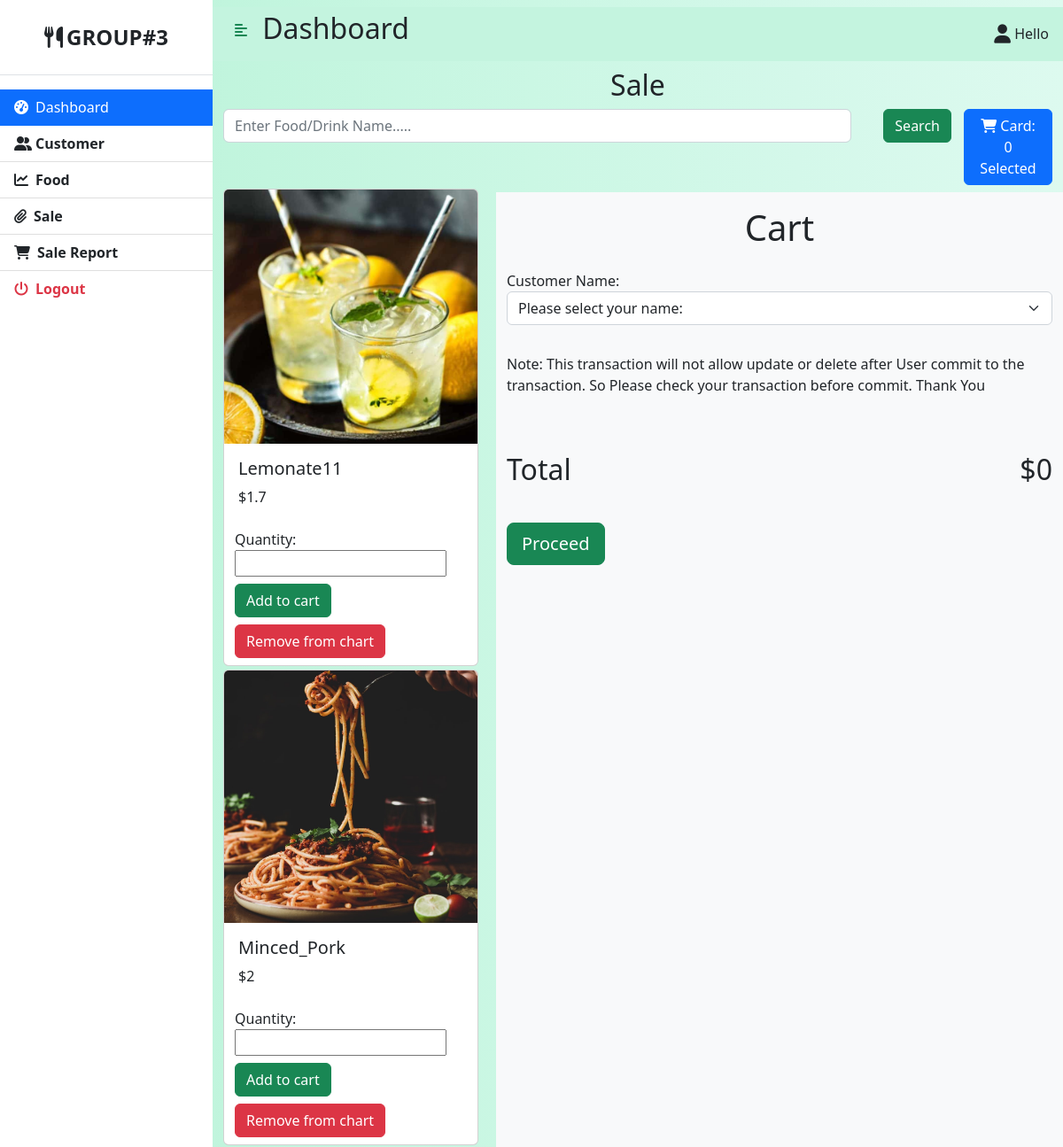
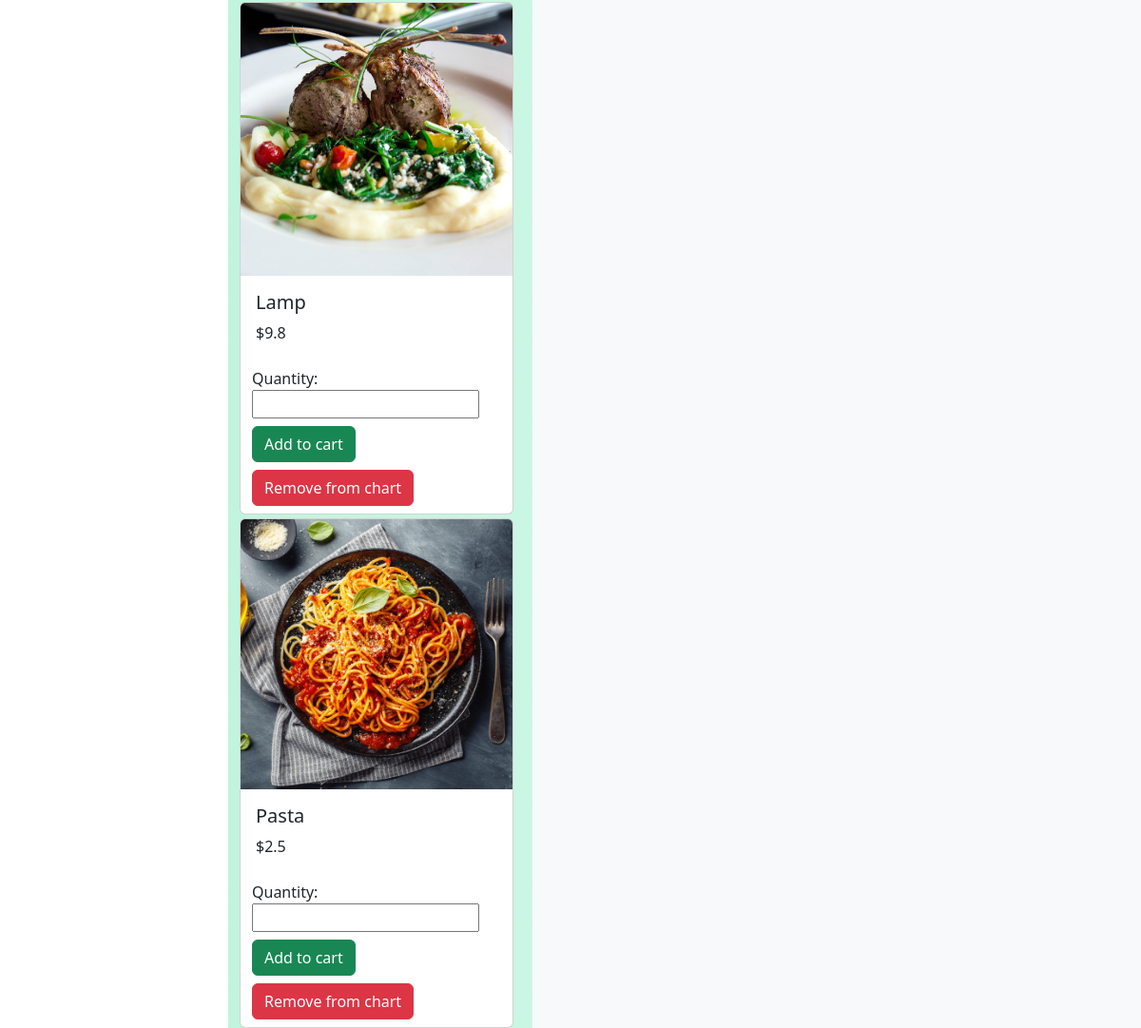
Page /sale.php on the committed database (2 pictures, top to bottom).
### tables this page shows
CREATE TABLE `Food` (
  `Food_Name` varchar(100) NOT NULL,
  `Unit_Price` float NOT NULL,
  `Food_Id` int(11) NOT NULL,
  `Type_Id` int(11) NOT NULL,
  `photo` varchar(100) NOT NULL
);

### sale.php (the view, shortened to what this page needs)
<?php
function get_options($select)
{
    $con = mysqli_connect("localhost","root","","pos");
    $qury = mysqli_query($con, "call cus_select();");
    $arra =  array("Please select your name:");
    $optioned = '';
    while($roww = mysqli_fetch_array($qury,MYSQLI_ASSOC)){
        array_push($arra, $roww["Customer_Name"]);
    }
    foreach($arra as $values)
    {
        if($select == $values)
        {
            $optioned.='<option value="'.$values.'" selected>'.$values.'</option>';
        }
        else
        {
            $optioned.='<option value="'.$values.'">'.$values.'</option>';
        }
    }
  return $optioned;
}
?>
<!DOCTYPE html>
<html>
    <head>
    <link href="https://cdn.jsdelivr.net/npm/bootstrap@5.0.0-beta3/dist/css/bootstrap.min.css" rel="stylesheet" />
    <link rel="stylesheet" href="https://cdnjs.cloudflare.com/ajax/libs/font-awesome/5.15.3/css/all.min.css" />
    <link rel="stylesheet" href="style.css" />
        <link rel="stylesheet" href="https://cdnjs.cloudflare.com/ajax/libs/font-awesome/6.1.1/css/all.min.css" />
        <link href="https://cdn.jsdelivr.net/npm/bootstrap@5.2.0-beta1/dist/css/bootstrap.min.css" rel="stylesheet">
    </head>
    <body>
        <div class="d-flex" id="wrapper">
            <?php
                include ("sidebar.php");
            ?>
            <div id="page-content-wrapper">
                    <?php
                        include ("header.php");
                    ?>
                <div class="container-fluid">
                    <h2 class="text-center">Sale</h2>
                    <div class="row">
                        <div class="col-lg-10">
                            <form class="row" method="post">
                                <div class="col-lg-11">
                                    <input placeholder="Enter Food/Drink Name....." type="text" class="form-control" name="button_search">
                                </div>
                                <div class="col-lg-1 ps-4 pb-2">
                                    <button type="submit" class="btn btn-success btn-xs">Search</button>
                                </div>
                            </form>
                        </div>
                        <div class="col-lg-2 ps-5">
                            <button class="add-btn btn btn-primary btn-xs" type="button" data-bs-toggle="modal" data-bs-target="#addForm">
                                <span class="h6"><i class="fa fa-shopping-cart" aria-hidden="true"></i> Card: <?php if(empty($_SESSION["cart_in"]) ){ echo "0 ";}else{echo count($_SESSION["cart_in"]);}?> Selected</span>
                            </button>
                        </div>
                    </div>
                </div>
                <div class="container-fluid">
                    <div class="row">
                        <div class="col-sm-4 ">
                            <?php
                                $connect =  mysqli_connect("localhost","root","","pos");
                                if($connect)
                                {
                                    if(isset($_POST["button_search"]))
                                    {
                                        $argu = $_POST["button_search"];
                                        $mysql = "select * from Food where Food_Name like '$argu%'";
                                    }
                                    else
                                    {
                                        $mysql = "call select_food();";
                                    }
                                    $myqry = mysqli_query($connect, $mysql);
                                }
                                while($row = mysqli_fetch_array($myqry,MYSQLI_ASSOC)){
                            ?>
                                <div class="col-sm-6 mt-1">
                                    <div class="card" style="width: 18rem;">
                                        <img src=<?php echo $row["photo"]?> class="card-img-top"/>
                                        <div class="card-body">
                                            <h5 class="card-title"><?php echo $row["Food_Name"];?></h5>
                                            <p class="card-text">$<?php echo $row["Unit_Price"];?></p>
                                        </div>
                                        <div class="container py-2 m-0">
                                            <div class="row me-5">
                                                    <form method="post" action="sale.php?action=add&id=<?php echo $row["Food_Id"];?> ">
                                                        <span>Quantity:
                                                        <input type="number" name="quantity"  /> </span>
                                                        <div class="col-6 mt-2">
                                                            <input type="submit" name="add_to_cart" class="btn btn-success" value="Add to cart"/>
                                                        </div>
                                                    </form>
                                                    <div class="col-6 mt-2">
                                                        <form method="post" action="sale.php?action=delete&id=<?php echo $row["Food_Id"];?> ">
                                                        <input type="submit" name="remove_from_cart" class="btn btn-danger" value="Remove from chart"/>
                                                    </form>
                                                </div>
                                            </div>
                                        </div>
                                    </div>
                                </div>
                            <?php
                                }
                            ?>
                        </div>
                        <div class="col-sm-8 bg-light mt-2 ">
                            <div class="title p-3 text-center"><h1>Cart</h1></div>
                            <form method="post" action="<?php echo $_SERVER["PHP_SELF"];?>">
                                <?php
                                 $total = 0.00;
                                 ?>
                                <label for="inputOrder">Customer Name:</label>
                                <select id="inputOrder" class="form-select" name="filter_people" onchange="this.form.submit();" required>
                                <?php echo get_options($selected);?>
                                </select>
                                <div class="d-flex justify-content-between pt-3 pb-3 my-3">
                                    <p>Note: This transaction will not allow update or delete after User commit to the transaction. So Please check your transaction before commit. Thank You</p>
                                </div>
                                <div class="d-flex justify-content-between pt-3 pb-3 my-3">
                                    <p class="h2">Total</p>
                                    <p class="h2">$<?php
                                    $leveling = "";
                                    if($leveling == 'BRONZE')
                                    {
                                        $_SESSION["discount"] = 0;
                                        $_SESSION["new_total"] = $total;
                                        echo $_SESSION["new_total"];
                                    }
                                    else{
                                        echo 0;
                                    }
                                        ?></p>
                                </div>
                                <input type="submit" class="btn btn-success btn-lg" value="Proceed" name="submit_order"/>
                            </form>
                        </div>
                    </div>
                </div>
            </div>
        </div>
    </body>
</html>

### style.css (style rules this page uses)
#wrapper { overflow-x: hidden; background-image: linear-gradient( to right, #baf3d7, #c2f5de, #cbf7e4, #d4f8ea, #ddfaef ); }
#page-content-wrapper { min-width: 100vw; }
@media (min-width: 768px) { #page-content-wrapper { min-width: 0; width: 100%; } }

### rows in the picture
food: photo (picture), Food_Name "Lemonate11", Unit_Price "1.7"
food: photo (picture), Food_Name "Minced_Pork", Unit_Price "2"
food: photo (picture), Food_Name "Lamp", Unit_Price "9.8"
food: photo (picture), Food_Name "Pasta", Unit_Price "2.5"

### other values in the picture
form field filter_people "Please select your name:"
